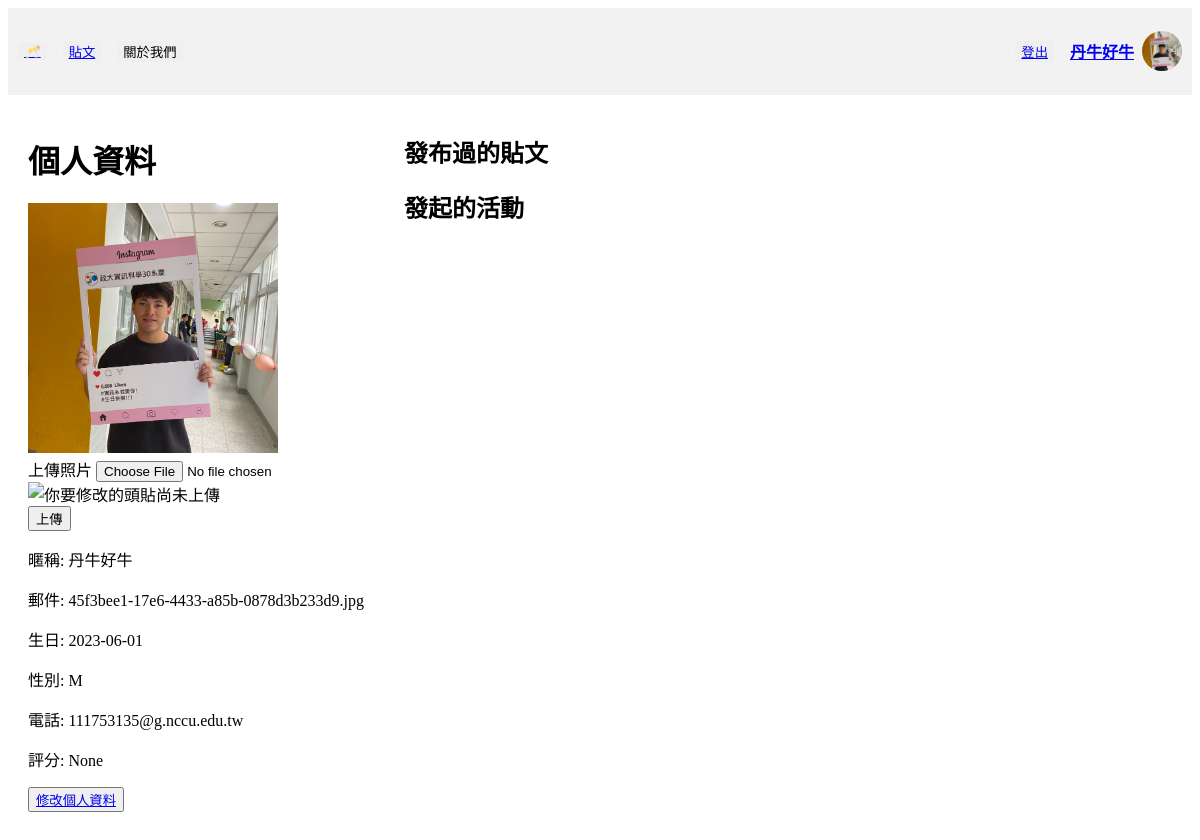
Page /user/personalInfo (signed in) on the earlier database version.
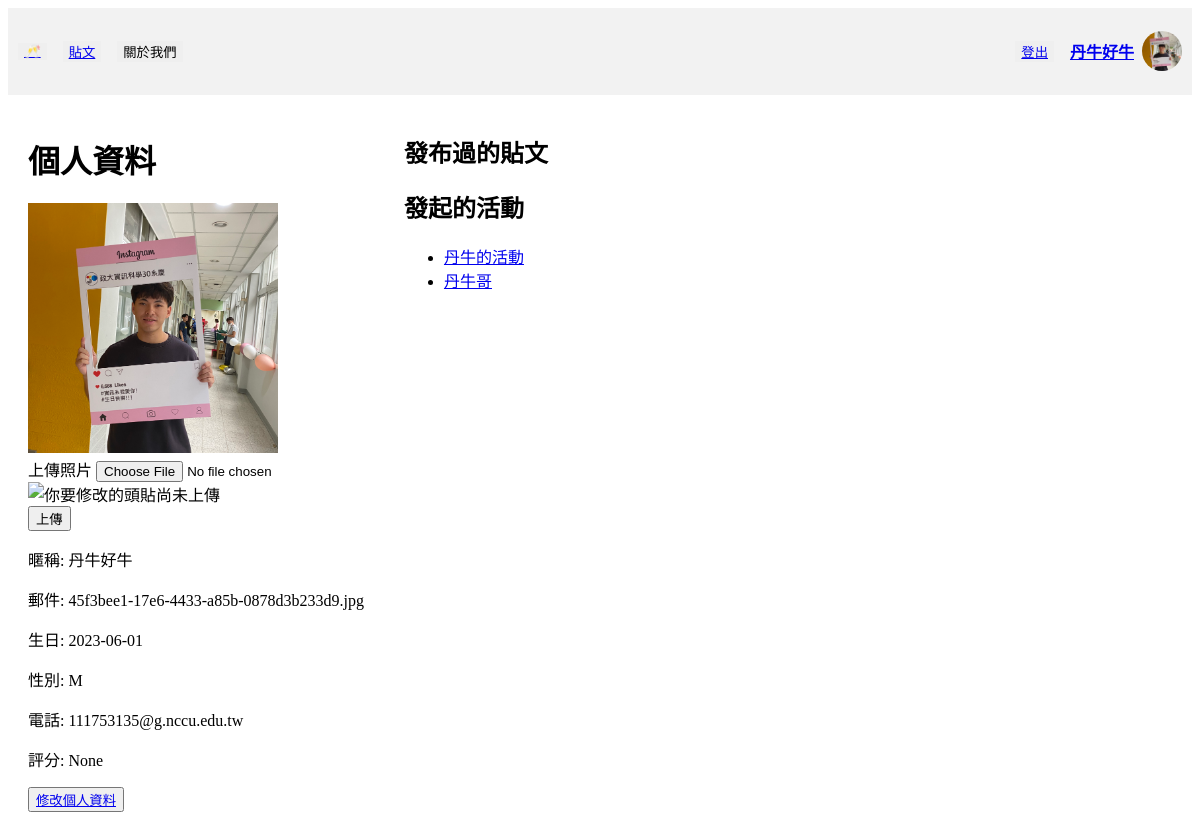
Same page on the later database version.
### tables this page shows
CREATE TABLE "Activity" (
	"activityID" VARCHAR(36),
	"title"	VARCHAR(10),
	"time"	TEXT,
	"area"	TEXT,
	"location"	TEXT,
	"category"	TEXT,
	"peopleLimited"	INTEGER,
	"signUp"	INTEGER,
	"fee"	INTEGER,
	"expireDate"	TEXT,
	"status"	CHAR(1),
	"organizerUserID"	INTEGER,
	"Intro"	VARCHAR(50),
	"createTime"	TEXT,
	FOREIGN KEY("organizerUserID") REFERENCES "User"("userID"),
	PRIMARY KEY("activityID" )
);

### crud/crudUser.py (the view)
@user_bp.route("/personalInfo")
def personal_info():
    userID = session["userID"]
    con = sql.connect("funCrew_db.db")
    cur = con.cursor()
    cur.execute("SELECT image FROM User WHERE userID=?", (userID,))
    user_image = cur.fetchone()
    cur.execute("SELECT * FROM User WHERE userID=?", (userID,))
    person = cur.fetchall()[0]
    cur.execute(
        "SELECT Avg(Participant.score) FROM Participant, Activity WHERE organizerUserID=? AND participantActivityID=activityID",
        (userID,),
    )
    score = cur.fetchone()[0]
    cur.execute("SELECT postID, postTitle FROM Post WHERE postUserID=?", (userID,))
    posts = cur.fetchall()
    cur.execute("SELECT * FROM Activity WHERE organizerUserID=?", (userID,))
    activities = cur.fetchall()
    cur.execute("SELECT * FROM Participant WHERE ParticipantUserID=?", (userID,))
    participant = cur.fetchall()
    return render_template(
        "personalInfo.html",
        nickname=get_nickname(userID),
        user_image=user_image,
        user_id=str(userID),
        person=person,
        score=score,
        posts=posts,
        activities=activities,
        participant=participant,
    )

### crud/crudUser.py (called while the page is built)
def get_nickname(userID):
    con = sql.connect("funCrew_db.db")
    cur = con.cursor()
    cur.execute("SELECT nickname FROM User WHERE userID=?", (userID,))
    nickname = cur.fetchone()[0]
    con.close()
    return nickname

### templates/personalInfo.html (shortened to what this page needs)
<!DOCTYPE html>
<html>
<head>
</head>
<body>
    <div class="header">
        <div class="header-left">
            <button class="button"><a href="/home"> 🥂 </a></button>
            <button class="button"><a href="/post/posts/newest">貼文</a></button>
            <button class="button">關於我們</button>
        </div>
        <div class="header-right">
            <button class="button"><a href="/user/logout">登出</a></button>
            <div class="user-info">
                <h4><a href="/user/personalInfo">{{ nickname }}</a></h4></button>
                <img src="{{ url_for('static', filename='images/avatars/' + user_image[0]) }}" alt="大頭貼">
            </div>
        </div>
    </div>
    <div class="container">
        <div class="left-column">
            <h1>個人資料</h1>
            <img class="profile-picture" src="{{ url_for('static', filename='images/avatars/' + user_image[0]) }}"
                alt="大頭貼">
            <form method="POST" action="{{ url_for('user.upload_photo') }}" enctype="multipart/form-data">
                <div class="form-group">
                    <label for="image">上傳照片</label>
                    <input type="file" id="image" name="image" onchange="previewImage(event)"><br>
                    <img id="imagePreview" src="#" alt="你要修改的頭貼尚未上傳" style="max-width: 200px; max-height: 200px;"><br>
                </div>
                <input type="submit" value="上傳" class="btn btn-primary">
            </form>
            <p>暱稱: {{ nickname }}</p>
            <p>郵件: {{ person[7] }}</p>
            <p>生日: {{ person[4] }}</p>
            <p>性別: {{ person[3] }}</p>
            <p>電話: {{ person[6] }}</p>
            <p>評分: {{ score }}</p>
            <button><a href="/user/update_personalInfo">修改個人資料</a></button>
        </div>
        <div class="right-column">
            <h2>發布過的貼文</h2>
            <h2>發起的活動</h2>
            <ul>
                {% for activity in activities %}
                <li><a href="/activity/activities/activity_detail/{{activity[0]}}">{{ activity[1] }}</a></li>
                {% endfor %}
            </ul>
        </div>
</body>
</html>

Differences in the rows shown:
added Activity: title "丹牛的活動"
added Activity: title "丹牛哥"
